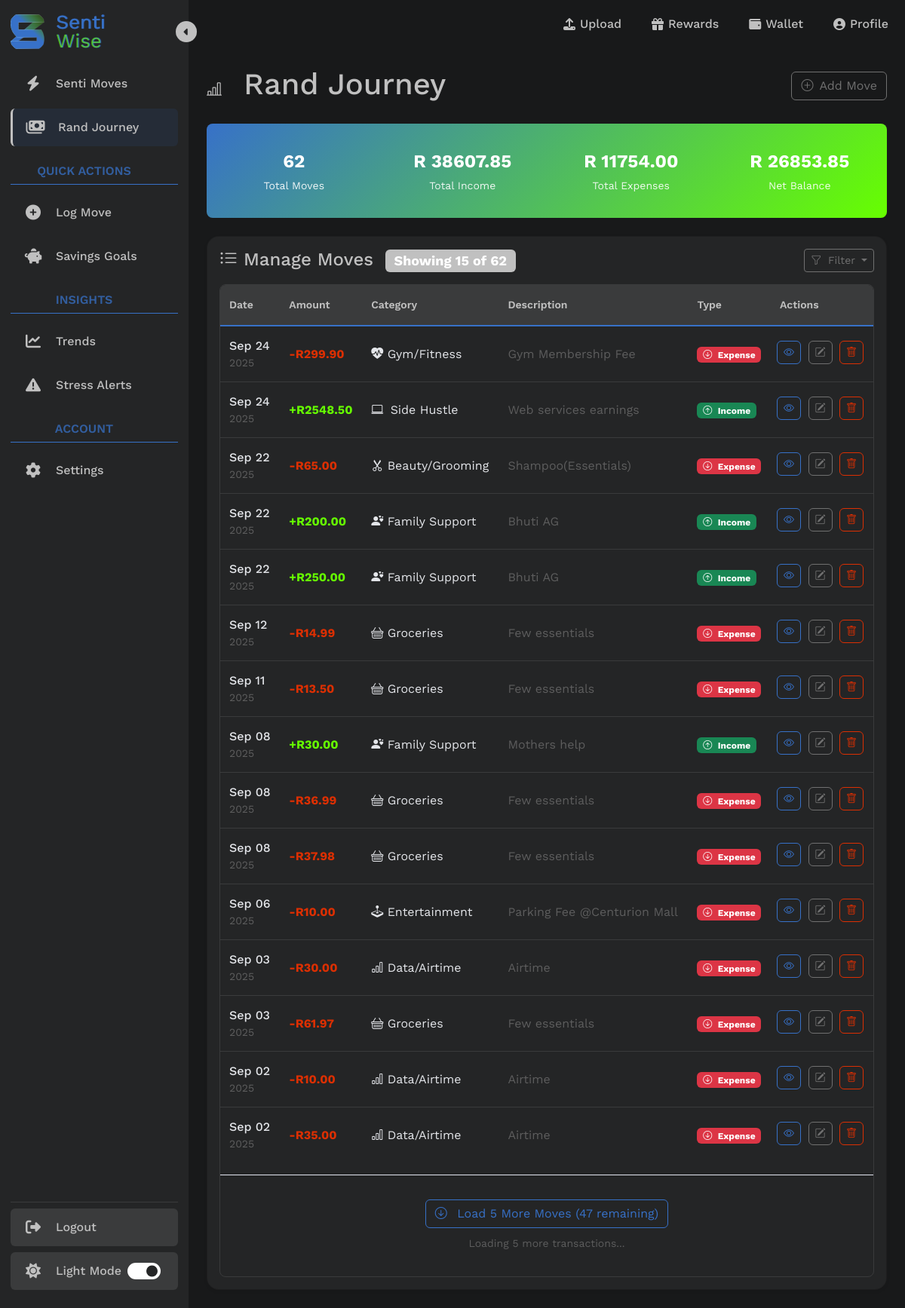
The page /transactions/list/ (signed in) on the database as committed earlier.
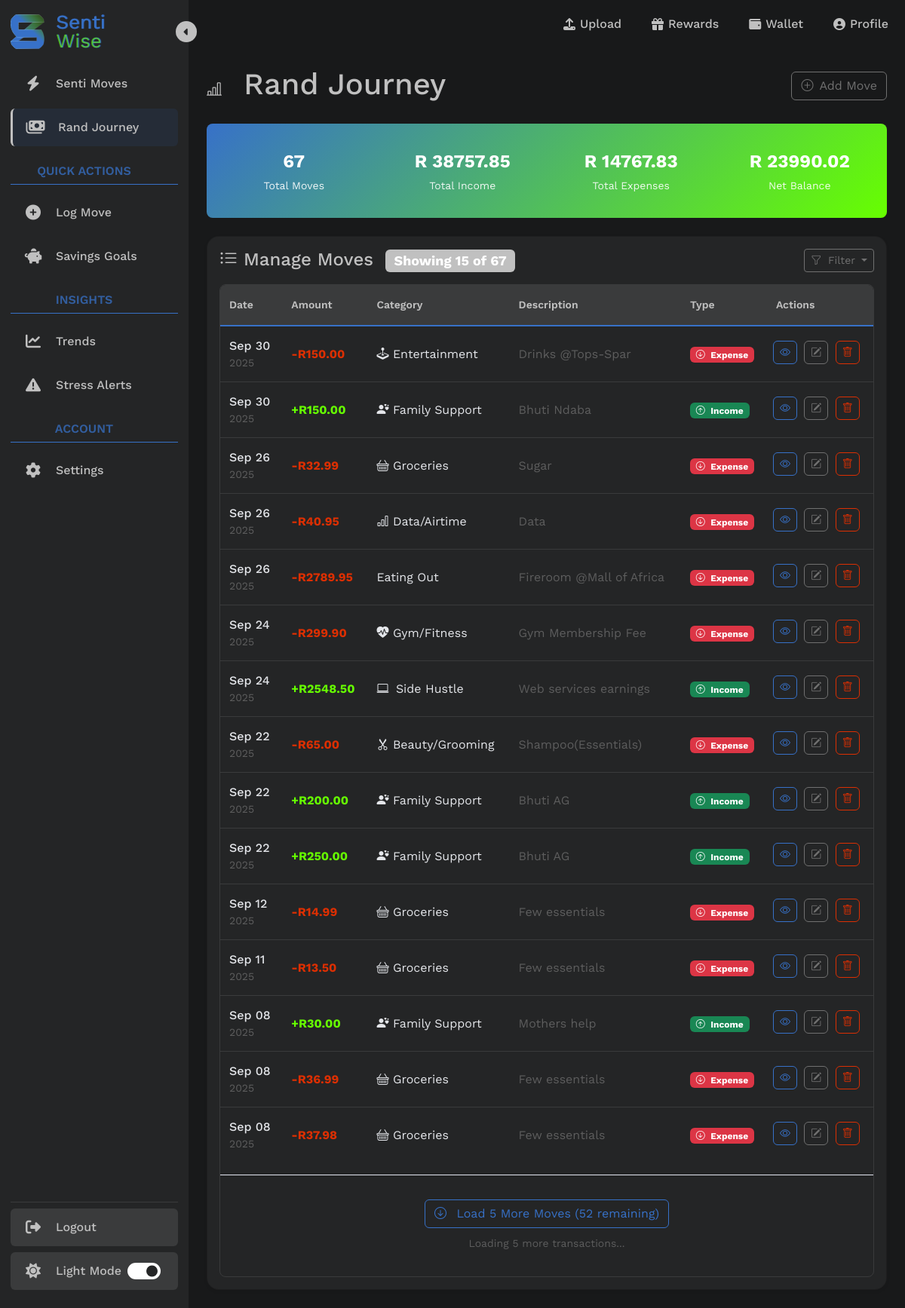
The same page on the database as committed later.
### transactions/models.py (models this page shows, shortened)
class Transaction(models.Model):
    TRANSACTION_TYPES = (
        ('income', 'Income'),
        ('expense', 'Expense'),
    )
    user = models.ForeignKey(User, on_delete=models.CASCADE, related_name='transactions')
    amount = models.DecimalField(max_digits=10, decimal_places=2)
    category = models.CharField(max_length=22, choices=Category.DEFAULT_CATEGORIES) # preset categories in form
    date = models.DateField()
    type = models.CharField(max_length=7, choices=TRANSACTION_TYPES)
    description = models.CharField(max_length=255, blank=True)

### transactions/views.py (the view)
# urls.py: path('transactions/list/', transactions_list_page, name='list_transaction'), # Read: list all
@login_required(login_url='login')
def transactions_list_page(request):
    print(f"DEBUG: GET parameters: {dict(request.GET)}")
    transaction_filter = TransactionFilter(
        request.GET,
        queryset = Transaction.objects.filter(user=request.user).order_by('-date')
    )
    print(f"DEBUG: Filter form is_valid: {transaction_filter.form.is_valid()}")
    print(f"DEBUG: Filter form data: {transaction_filter.form.data}")
    print(f"DEBUG: Filter form cleaned_data: {getattr(transaction_filter.form, 'cleaned_data', 'No cleaned_data')}")
    filtered_qs = transaction_filter.qs
    print(f"DEBUG: SQL Query: {str(filtered_qs.query)}")
    print(f"DEBUG: Filtered count: {filtered_qs.count()}")
    sample_transactions = list(filtered_qs[:5])
    print(f"DEBUG: Sample transaction types: {[t.type for t in sample_transactions]}")
    page = request.GET.get('page', 1)
    page_size = int(request.GET.get('page_size', 15)) # Initial load: 15, subsequent: 5
    if request.headers.get('X-Requested-With') == 'XMLHttpRequest':
        return handle_ajax_transactions(request, filtered_qs)
    paginator = Paginator(filtered_qs, 15)
    initial_transactions = paginator.get_page(1)
    net_totals = filtered_qs.aggregate(
        net_income = Sum('amount', filter=Q(type='income')),
        net_expenses = Sum('amount', filter=Q(type='expense'))
    )
    net_income = net_totals['net_income'] or 0
    net_expenses = net_totals['net_expenses'] or 0
    net_balance = net_income - net_expenses
    context = {
        'transactions': initial_transactions,
        'total_count': filtered_qs.count(),
        'initial_load_count': len(initial_transactions),
        'total_income': float(net_income),
        'total_expenses': float(net_expenses),
        'net_balance': float(net_balance), # Net Balance
        'has_more': initial_transactions.has_next(),
        'current_page': 1,
        'filter': transaction_filter,
        'current_filter_type': request.GET.get('transaction_type', 'all')
    }
    return render(request, "transactions/list_transaction.html", context)

### transactions/templates/transactions/list_transaction.html (shortened to what the changed rows need)
{% extends 'transactions/testing-new-sidebar/index-2.html' %}
{% load crispy_forms_tags %}
{% load static %}
{% load sass_tags %}
{% block main_content %}
<main class="tracker-main-content p-4 flex-grow-1">
    <div class="d-flex justify-content-between align-items-center mb-4">
        <div>
            <h1 class="text-primary mb-1"><i class="bi bi-bar-chart-line me-3 fs-5"></i>
                Rand Journey
            </h1>
        </div>
    </div>
    <div class="row g-3 mb-4">
        <div class="col-12">
            <div class="stats-summary p-3">
                <div class="row text-center">
                    <div class="col-6 col-md-3">
                        <div class="stat-item">
                            <div class="stat-value">{{ total_count }}</div>
                            <div class="stat-label">Total Moves</div>
                        </div>
                    </div>
                    <div class="col-6 col-md-3">
                        <div class="stat-item">
                            <div class="stat-value">R {{ total_income|floatformat:2 }}</div>
                            <div class="stat-label">Total Income</div>
                        </div>
                    </div>
                    <div class="col-6 col-md-3">
                        <div class="stat-item">
                            <div class="stat-value">R {{ total_expenses|floatformat:2 }}</div>
                            <div class="stat-label">Total Expenses</div>
                        </div>
                    </div>
                    <div class="col-6 col-md-3">
                        <div class="stat-item">
                            <div class="stat-value">R {{ net_balance|floatformat:2 }}</div>
                            <div class="stat-label">Net Balance</div>
                        </div>
                    </div>
                </div>
            </div>
        </div>
    </div>
    <div class="card bg-card-color shadow-sm mobile-scroll-fade">
        <div class="card-body">
            <div class="top-items d-flex justify-content-between align-items mb-3">
                <h4 class="card-title text-primary mb-0">
                    <span class="badge bg-primary ms-2">
                        Showing <span id="showingCount">{{ initial_load_count|default:transactions.count }}</span>
                        of <span id="totalTransactions">{{ total_count }}</span>
                    </span>
                </h4>
            </div>
            {% if total_count > 0 %}
            <div class="table-responsive">
                <table class="table table-hover">
                    <thead>
                        <tr>
                            <th>Date</th>
                            <th>Amount</th>
                            <th>Category</th>
                            <th>Description</th>
                            <th>Type</th>
                            <th>Actions</th>
                        </tr>
                    </thead>
                    <tbody id="transactionsTableBody">
                        {% for t in transactions %}
                        <tr>
                            <td data-label="Date">
                                <div class="d-flex flex-column">
                                    <span class="fw-medium">{{ t.date|date:"M d" }}</span>
                                    <small class="text-muted">{{ t.date|date:"Y" }}</small>
                                </div>
                            </td>
                            <td data-label="Amount">
                                <span class="fw-bold {% if t.type == 'income' %}text-success{% else %}text-danger{% endif %}">
                                    {% if t.type == 'income' %}+{% else %}-{% endif %}R{{ t.amount }}
                                </span>
                            </td>
                            <td data-label="Category">
                                <div class="category-icon-text">
                                    {% if t.category == 'SALARY' %}
                                    <i class="bi bi-briefcase me-1"></i> Work/Salary
                                    {% elif t.category == 'SIDE_HUSTLE' %}
                                    <i class="bi bi-laptop me-1"></i> Side Hustle
                                    {% elif t.category == 'BUSARY' %}
                                    <i class="bi bi-mortarboard"></i> Scholarship/Bursary
                                    {% elif t.category == 'ALLOWANCE' %}
                                    <i class="bi bi-person-hearts"></i> Family Support
                                    {% elif t.category == 'STUDENT_LOAN' %}
                                    <i class="bi bi-buildings"></i> Student Loan
                                    {% elif t.category == 'GRANT' %}
                                    <i class="bi bi-clipboard-check"></i> Grant
                                    {% elif t.category == 'GIFT' %}
                                    <i class="bi bi-gift"></i> Gift
                                    {% elif t.category == 'GROCERIES' %}
                                    <i class="bi bi-basket"></i> Groceries
                                    {% elif t.category == 'RENT' %}
                                    <i class="bi bi-house"></i> Rent/Accomodation
                                    {% elif t.category == 'TRANSPORT' %}
                                    <i class="bi bi-train-front"></i> Transport
                                    {% elif t.category == 'DATA' %}
                                    <i class="bi bi-bar-chart"></i> Data/Airtime
                                    {% elif t.category == 'GYM' %}
                                    <i class="bi bi-heart-pulse-fill"></i> Gym/Fitness
                                    {% elif t.category == 'INSURANCE' %}
                                    <i class="bi bi-bank"></i> Insurance
                                    {% elif t.category == 'DEBT' %}
                                    <i class="bi bi-credit-card"></i> Debt Repayment
                                    {% elif t.category == 'ENTERTAINMENT' %}
                                    <i class="bi bi-joystick"></i> Entertainment
                                    {% elif t.category == 'DINING' %}
                                     Eating Out
                                    {% elif t.category == 'EDUCATION' %}
                                    <i class="bi bi-book"></i> Education
                                    {% elif t.category == 'HEALTH' %}
                                    <i class="bi bi-bandaid"></i> Health/Medical
                                    {% elif t.category == 'CLOTHING' %}
                                    <i class="bi bi-bag"></i> Clothing
                                    {% elif t.category == 'SAVINGS' %}
                                    <i class="bi bi-piggy-bank"></i> Savings/Invenstments
                                    {% elif t.category == 'SUBSCRIPTIONS' %}
                                    <i class="bi bi-person-vcard"></i> Subscriptions
                                    {% elif t.category == 'PERSONAL_GROOMING' %}
                                    <i class="bi bi-scissors"></i> Beauty/Grooming
                                    {% else %}
                                    {{ category_display|default:t.category }}
                                    {% endif %}
                                </div>
                            </td>
                            <td data-label="Description" class="d-none d-md-table-cell">
                                <span class="text-muted">{{ t.description|truncatechars:50 }}</span>
                            </td>
                            <td data-label="Type">
                                <span class="badge {% if t.type == 'income' %}bg-success{% else %}bg-danger{% endif %}">
                                    <i class="bi {% if t.type == 'income' %}bi-arrow-up-circle{% else %}bi-arrow-down-circle{% endif %} me-1"></i>
                                    {{ t.type|title }}
                                </span>
                            </td>
                            <td data-label="Actions" class="actions">
                                <div class="d-none d-md-block">
                                    <a href="{% url 'detail_transaction' t.id %}" class="btn btn-sm btn-outline-primary rounded" title="View Details">
                                        <i class="bi bi-eye"></i>
                                    </a>
                                    <a href="{% url 'edit_transaction' t.id %}" class="btn btn-sm btn-outline-dark rounded" title="Edit">
                                        <i class="bi bi-pencil-square"></i>
                                    </a>
                                    <a href="{% url 'delete_transaction' t.id %}" class="btn btn-sm btn-outline-danger rounded" title="Delete">
                                        <i class="bi bi-trash"></i>
                                    </a>
                                </div>
                            </td>
                        </tr>
                        {% endfor %}
                    </tbody>
                </table>
                {% if has_more %}
                <div class="load-more-container" id="loadMoreContainer">
                    <button class="btn btn-outline-primary btn-load-more" id="loadMoreBtn">
                        <span class="load-text">
                        </span>
                    </button>
                    <div class="mt-2">
                        <small class="text-muted">
                            Loading <span id="loadingBatch">5</span> more transactions...
                        </small>
                    </div>
                </div>
                {% endif %}
            </div>
            {% endif %}
        </div>
    </div>
</main>
{% endblock %}

Rows that differ between the two databases and show on the page:
no longer on this page (row unchanged): Transaction: date "Sep 06", date "2025", amount "10.00", category "ENTERTAINMENT" (drawn), description "Parking Fee @Centurion Mall", type "Expense"
no longer on this page (row unchanged): Transaction: date "Sep 03", date "2025", amount "30.00", category "DATA" (drawn), description "Airtime", type "Expense"
no longer on this page (row unchanged): Transaction: date "Sep 03", date "2025", amount "61.97", category "GROCERIES" (drawn), description "Few essentials", type "Expense"
no longer on this page (row unchanged): Transaction: date "Sep 02", date "2025", amount "10.00", category "DATA" (drawn), description "Airtime", type "Expense"
no longer on this page (row unchanged): Transaction: date "Sep 02", date "2025", amount "35.00", category "DATA" (drawn), description "Airtime", type "Expense"
added Transaction: date "Sep 30", date "2025", amount "150.00", category "ENTERTAINMENT" (drawn), description "Drinks @Tops-Spar", type "Expense"
added Transaction: date "Sep 30", date "2025", amount "150.00", category "ALLOWANCE" (drawn), description "Bhuti Ndaba", type "Income"
added Transaction: date "Sep 26", date "2025", amount "32.99", category "GROCERIES" (drawn), description "Sugar", type "Expense"
added Transaction: date "Sep 26", date "2025", amount "40.95", category "DATA" (drawn), description "Data", type "Expense"
added Transaction: date "Sep 26", date "2025", amount "2789.95", category "Eating Out", description "Fireroom @Mall of Africa", type "Expense"
Other text that changed with them:
{{ total_count }}: "62" → "67"
{{ total_income|floatformat:2 }}: "38607.85" → "38757.85"
{{ total_expenses|floatformat:2 }}: "11754.00" → "14767.83"
{{ net_balance|floatformat:2 }}: "26853.85" → "23990.02"
text written by a page script: "Load 5 More Moves (47 remaining)" → "Load 5 More Moves (52 remaining)"
